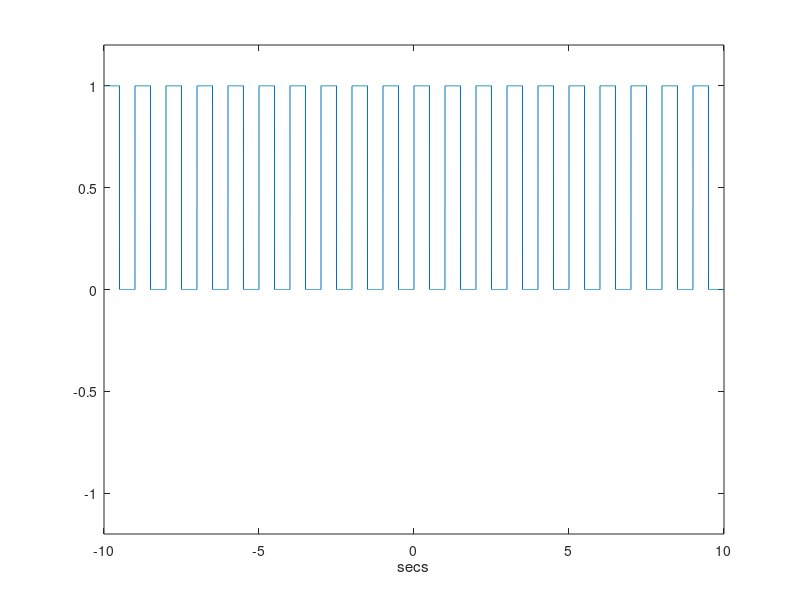
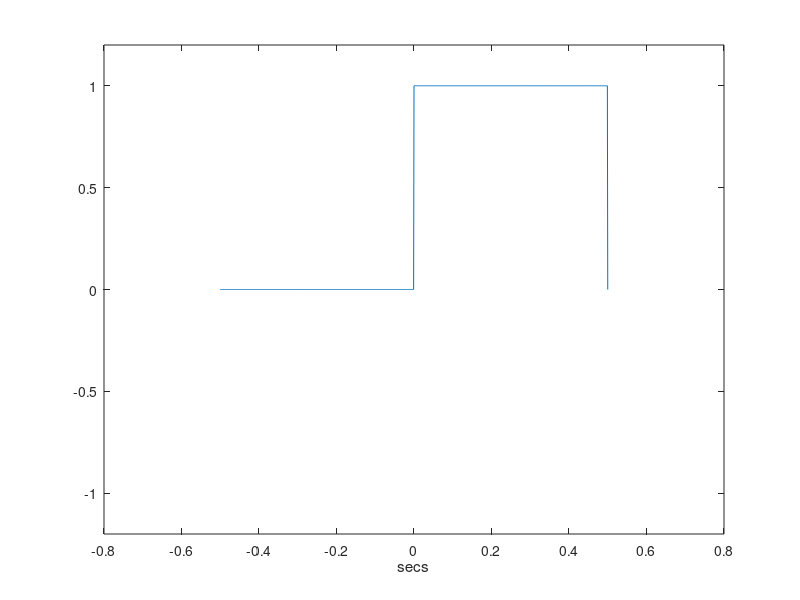
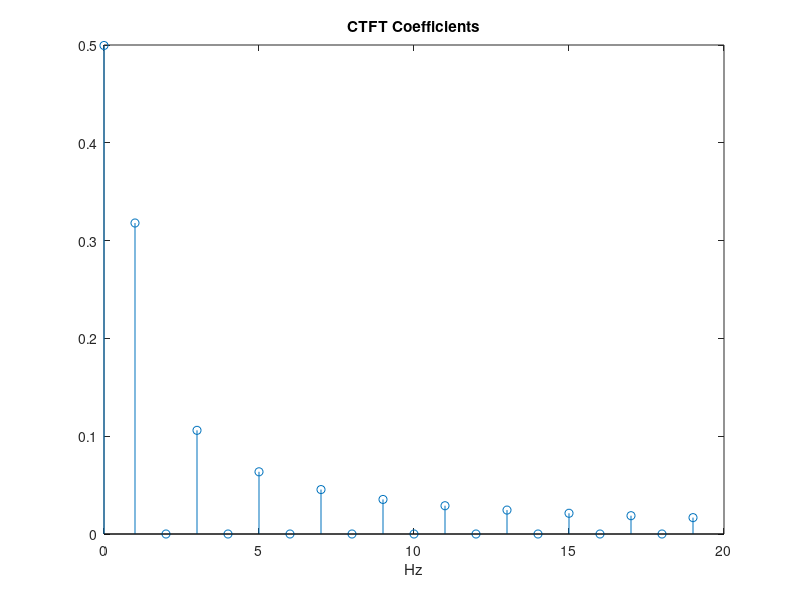

MATLAB code to generate these figures, in order:
clear all;
clc;
close all;

Ts = 0.001; % Sampling period - so small to approximate continuous time
t = [-10:Ts:9.999]; % Time Vector - approximately continuous
Tp = 1; % Time Period of the signal
tau = 0.5; % Pulse Width - Duty Cycle
x = (1 + square(t * 2 * pi / Tp, tau * 100)) / 2; % Generating Square wave

figure,
plot(t, x);
xlabel('secs');
ylim([-1.2 1.2]); % Set y-axis limits
pause;

Fo = 1 / Tp; % Fundamental Frequency

% Extracting a portion of the signal equal to its period.
I_period = find(round(t * 1000) / 1000 == -Tp / 2):find(round(t * 1000) / 1000 == Tp / 2);
xport = x(I_period);

figure,
plot(t(I_period), xport);
xlabel('secs');
ylim([-1.2 1.2]); % Set y-axis limits
pause;

% Computing CTFS Coefficients
for k = 1:20
    B = exp(-j * 2 * pi * (k - 1) * Fo .* [-Tp / 2:Ts:Tp / 2]);
    C(k) = sum(xport .* B) / (length(xport) * Tp);
end

kFo = Fo * (0:k - 1); % Frequency Scale in Hz.

figure,
stem(kFo, abs(C));
title('CTFT Coefficients');
xlabel('Hz');
